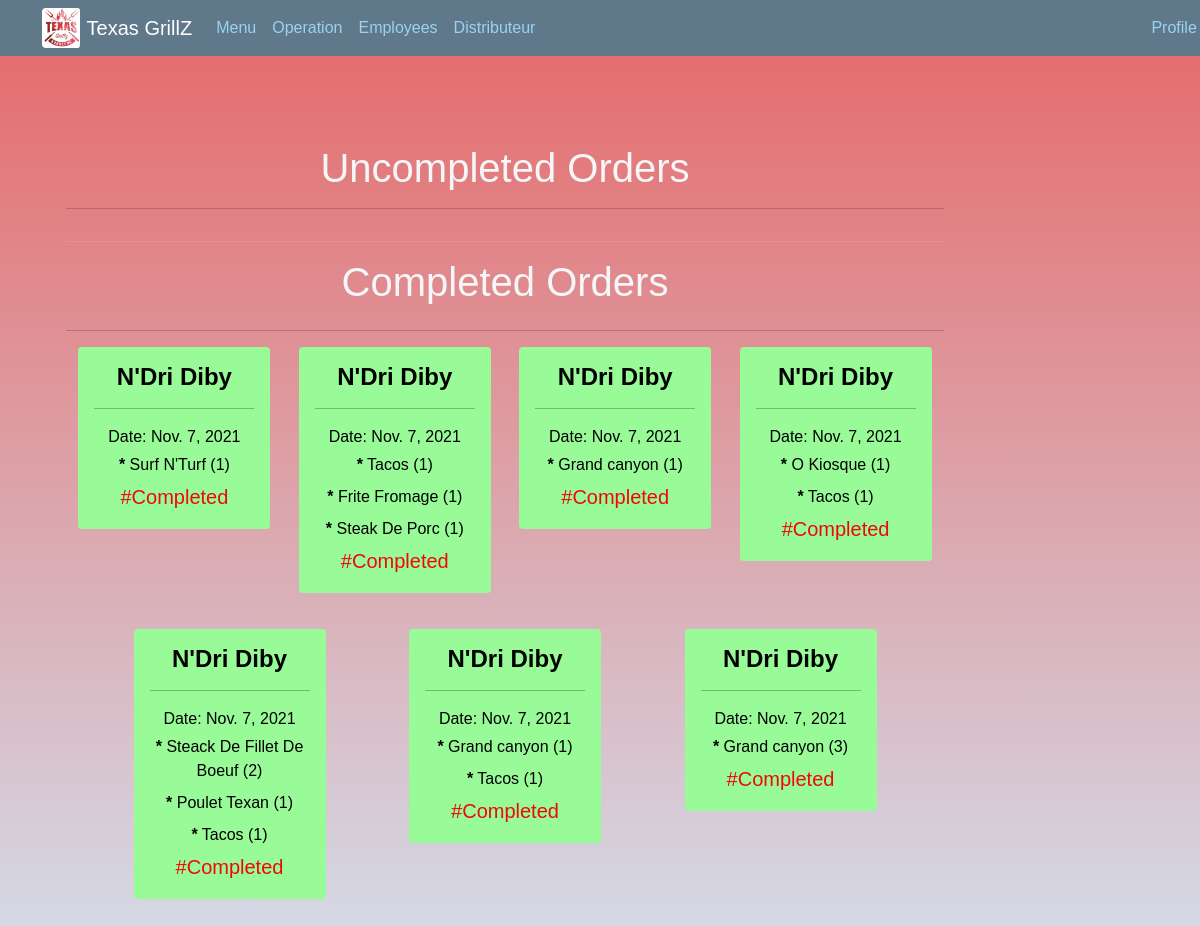
The app's page /cuisine/ with its own data.
### Resto/models.py (models this page shows, shortened)
class Order(models.Model):
    customer = models.ForeignKey(Customer,on_delete=models.SET_NULL,blank=True,null=True)
    transaction_id = models.IntegerField(default=0,null = True, blank = True )
    complete = models.BooleanField(default=False,null=True,blank=False)
    status = models.CharField(max_length=30,default = 'Pending')
    date_ordered = models.DateTimeField(auto_now=True)
    date_completed = models.DateTimeField(auto_now=True)
    def __str__(self):
        return str(self.customer.name)

class Customer(models.Model):
    user = models.OneToOneField(User,on_delete=models.CASCADE,null=True,blank=True)
    name = models.CharField(max_length=30)
    email = models.EmailField(max_length=30)

class OrderItem(models.Model):
    customer = models.ForeignKey(Customer,on_delete=models.CASCADE,null=True,blank=True)
    order = models.ForeignKey(Order,on_delete=models.SET_NULL,blank=True,null=True)
    item = models.ForeignKey(Item, on_delete=CASCADE)
    order = models.ForeignKey(Order,on_delete=CASCADE)
    quantity = models.IntegerField(default=0,null = True, blank = True )
    date_added = models.DateTimeField(auto_now=True)
    def __str__(self):
        return str(self.item)

class Item(models.Model):
    itm_id = models.IntegerField()
    name = models.CharField(max_length = 150)
    prix = models.IntegerField()
    description = models.TextField(max_length=150,blank=True)
    img = models.ImageField(upload_to='images/')
    date_created = models.DateTimeField(auto_now=True)
    category = models.ForeignKey(Category,on_delete=CASCADE)
    def __str__(self):
        return self.name

### Resto/views.py (the view)
# urls.py: path('cuisine/', views.Cuisine, name='cuisine'),
@csrf_protect
def Cuisine(request):
    all_order = Order.objects.filter(status='Sent')
    complete_order = Order.objects.filter(complete=True)
    context = {
        'all_order':all_order,
        'complete':complete_order
    }
    return render(request,'Resto/Cuisine.html',context)

### Resto/templates/Resto/Cuisine.html (shortened to what this page needs)
{% extends 'Resto/base_cuisine.html' %} {% load static %} {% block content %}
<div class='container py-5'>
    <div class='mt-3' style='text-align:center'>
        <h1>Uncompleted Orders</h1>
        <hr>
    </div>
    <div class='row justify-content-evenly g-lg-3 align-items-lg-baseline'>
    </div>
    <hr style='color:rgb(197, 193, 193); font-weight:60px'>
    <div>
        <h1 class='mb-4' style='text-align:center'>Completed Orders</h1>
    </div>
    <hr>
    <div class='row justify-content-evenly g-lg-3 align-items-lg-baseline'>
        {% for order in complete %}
        <div class='col-auto mt-3'>
            <div class='card' style="width: 12rem; height: auto; background-color: palegreen;">
                <div class='card-body mb-1'>
                    <h4 class="card-title mb-2" style="color: black; text-align: center;"><b>{{order}}</b></h4>
                    <hr style="color: black;">
                    <p class="card-text mb-1 " style="color: black; text-align: center;"> Date: {{order.date_ordered|date}}</p>
                    {% for x in order.orderitem_set.all %}
                    <p class="card-text mb-2" style="color: black; text-align: center;">
                        <b>*</b> {{x}} ({{x.quantity}})
                    </p>
                    {% endfor %}
                    <h5 class="card-text mt-1" style="color:rgb(240, 8, 8); text-align: center;">#{{order.status}}</h5>
                </div>
            </div>
        </div>
        {% endfor %}
    </div>
</div>
{% endblock content %}

### Resto/static/Resto/cuisine.css (style rules this page uses)
body { font-family: sans-serif; background: linear-gradient(#e66767, #d3deeb); margin-top: 5rem; }
h1, h2, h4, h5, p { color: #f4f6f8; }
.card { margin-bottom: 20px; border: none }

### records on screen
Order: customer.name "N'Dri Diby", date_ordered "Nov. 7, 2021", status "Completed"
OrderItem: item.name "Surf N'Turf", quantity "1"
Order: customer.name "N'Dri Diby", date_ordered "Nov. 7, 2021", status "Completed"
OrderItem: item.name "Tacos", quantity "1"
OrderItem: item.name "Frite Fromage", quantity "1"
OrderItem: item.name "Steak De Porc", quantity "1"
Order: customer.name "N'Dri Diby", date_ordered "Nov. 7, 2021", status "Completed"
OrderItem: item.name "Grand canyon", quantity "1"
Order: customer.name "N'Dri Diby", date_ordered "Nov. 7, 2021", status "Completed"
OrderItem: item.name "O Kiosque", quantity "1"
OrderItem: item.name "Tacos", quantity "1"
Order: customer.name "N'Dri Diby", date_ordered "Nov. 7, 2021", status "Completed"
OrderItem: item.name "Steack De Fillet De Boeuf", quantity "2"
OrderItem: item.name "Poulet Texan", quantity "1"
OrderItem: item.name "Tacos", quantity "1"
Order: customer.name "N'Dri Diby", date_ordered "Nov. 7, 2021", status "Completed"
OrderItem: item.name "Grand canyon", quantity "1"
OrderItem: item.name "Tacos", quantity "1"
Order: customer.name "N'Dri Diby", date_ordered "Nov. 7, 2021", status "Completed"
OrderItem: item.name "Grand canyon", quantity "3"
